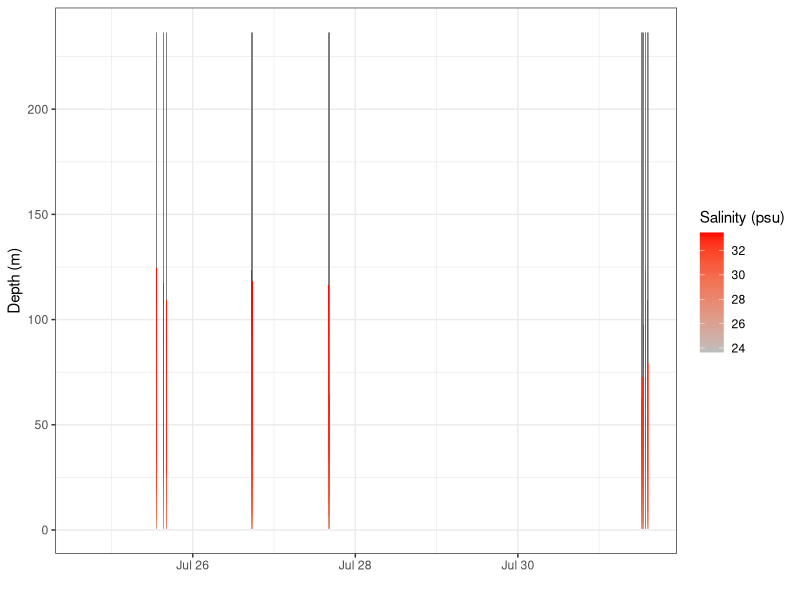
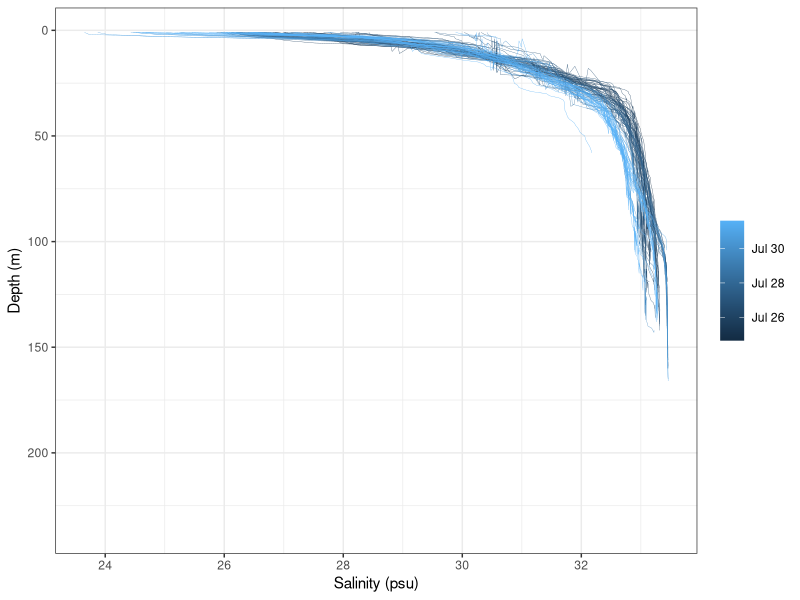

Reproduce these figures in R, in order.
## ---- chunk 1
knitr::opts_chunk$set(echo = TRUE, eval=FALSE)
## ---- chunk 2
library(ncdf4)
library(ggplot2)
library(dplyr)
library(tidyr)
## ---- chunk 3
nc <- nc_open("data/WG2013CTD.nc")
## ---- chunk 4
print(nc)
## ---- chunk 5
nc$filename
## ---- chunk 6
vars <- attributes(nc$var)$names
vars
## ---- chunk 7
sal <- ncvar_get(nc, "sal")
time_mat <- ncvar_get(nc, "time")
## ---- chunk 8
#examine dimension variable names
names(nc$dim)
## ---- chunk 9
depth <- ncvar_get(nc, "z")
## ---- chunk 10
time <- as.POSIXct((time_mat + 719529)*86400, origin = "1970-01-01", tz = "UTC")
## ---- chunk 11
# coerce matrix to data frame
salinity_data <- as.data.frame(sal) 
## ---- chunk 12
# name columns according to depth dimension
names(salinity_data) <- as.character(depth) 
## ---- chunk 13
salinity_data <- salinity_data %>% 
    mutate(time = time) %>% 
    pivot_longer(-c(time), names_to = "depth", values_to = "salinity") %>% 
    mutate(depth = as.numeric(depth))
## ---- chunk 14
ggplot(salinity_data, aes(x = time, y = depth, fill = salinity)) +
    geom_raster() +
    theme_bw() +
    ylab("Depth (m)") +
    xlab("") +
    scale_fill_continuous(low = "gray", high = "red", name = "Salinity (psu)")
## ---- chunk 15
ggplot(salinity_data, aes(x = salinity,
                          y = depth,
                          group = time,
                          color = time)) +
    geom_line(size = .1) +
    scale_y_reverse() +
    theme_bw() +
    ylab("Depth (m)") +
    xlab("Salinity (psu)") +
    theme(legend.title = element_blank())
